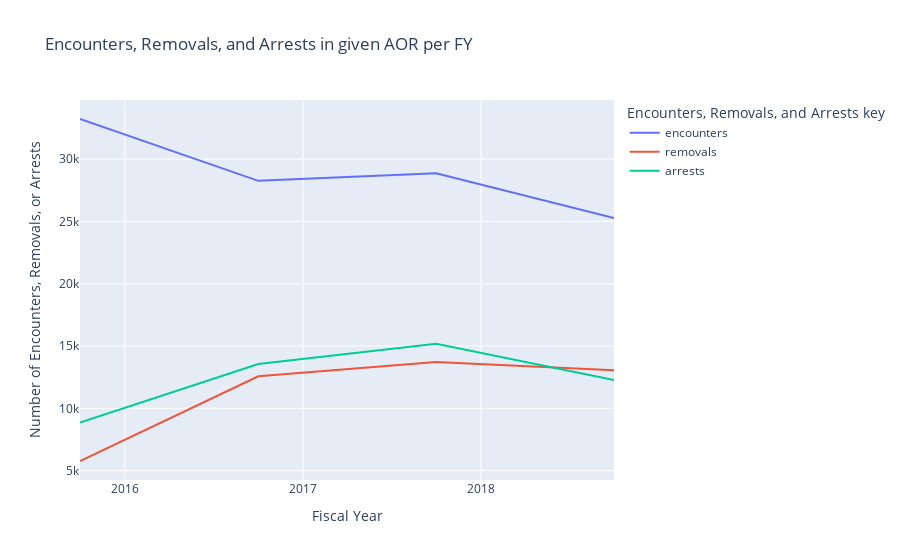

Notebook source saved alongside this figure:
### Code cell
fig = px.line(temp, x=temp['date'], 
              y=[temp['encounters'], temp['removals'], temp['arrests']],
              title = "Encounters, Removals, and Arrests in given AOR per FY",
              labels=dict(x="Fiscal Year", y="Number of Encounters"))
fig.update_xaxes(title="Fiscal Year", nticks = 4)
fig.update_yaxes(title="Number of Encounters, Removals, or Arrests")
fig.update_layout(legend_title_text='Encounters, Removals, and Arrests key')
fig.show()

### Figure 1 — Plotly figure (JSON) as saved in the notebook; plotly's stock layout.template omitted (floating-point values rounded to 4 significant figures)
{"data": [{"hovertemplate": "variable=encounters<br>date=%{x}<br>value=%{y}<extra></extra>", "legendgroup": "encounters", "line": {"color": "#636efa", "dash": "solid"}, "marker": {"symbol": "circle"}, "mode": "lines", "name": "encounters", "orientation": "v", "showlegend": true, "type": "scatter", "x": ["2015-10-01T00:00:00", "2016-10-01T00:00:00", "2017-10-01T00:00:00", "2018-10-01T00:00:00"], "xaxis": "x", "y": [33227, 28263, 28876, 25275], "yaxis": "y"}, {"hovertemplate": "variable=removals<br>date=%{x}<br>value=%{y}<extra></extra>", "legendgroup": "removals", "line": {"color": "#EF553B", "dash": "solid"}, "marker": {"symbol": "circle"}, "mode": "lines", "name": "removals", "orientation": "v", "showlegend": true, "type": "scatter", "x": ["2015-10-01T00:00:00", "2016-10-01T00:00:00", "2017-10-01T00:00:00", "2018-10-01T00:00:00"], "xaxis": "x", "y": [5770, 12571, 13727, 13061], "yaxis": "y"}, {"hovertemplate": "variable=arrests<br>date=%{x}<br>value=%{y}<extra></extra>", "legendgroup": "arrests", "line": {"color": "#00cc96", "dash": "solid"}, "marker": {"symbol": "circle"}, "mode": "lines", "name": "arrests", "orientation": "v", "showlegend": true, "type": "scatter", "x": ["2015-10-01T00:00:00", "2016-10-01T00:00:00", "2017-10-01T00:00:00", "2018-10-01T00:00:00"], "xaxis": "x", "y": [8866, 13551, 15189, 12268], "yaxis": "y"}], "layout": {"legend": {"title": {"text": "Encounters, Removals, and Arrests key"}, "tracegroupgap": 0}, "title": {"text": "Encounters, Removals, and Arrests in given AOR per FY"}, "xaxis": {"anchor": "y", "domain": [0, 1], "nticks": 4, "title": {"text": "Fiscal Year"}}, "yaxis": {"anchor": "x", "domain": [0, 1], "title": {"text": "Number of Encounters, Removals, or Arrests"}}}}
